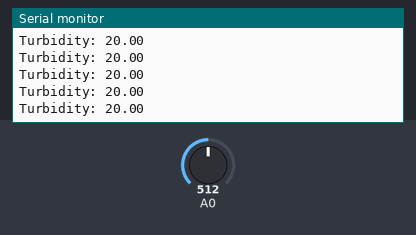
Bench run of a sketch on a simulated Arduino Uno, built with avr-gcc and run on an emulated ATmega328P. Shown: the last lines printed to the serial monitor. The inputs (shaded band) are chosen by the test bench; at power-on: A0 = 512.

Above: at 1.2 s.
1.3 s: A0 set to 716
At 1.31 s:
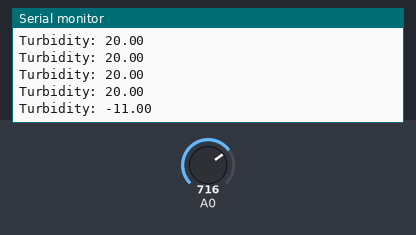
2.8 s: A0 set to 900
At 2.82 s:
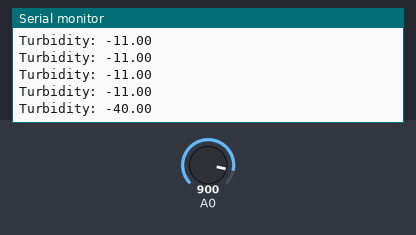
Timing chart, 0 to 5.8 s (numbered marks = the images above; inputs shaded):
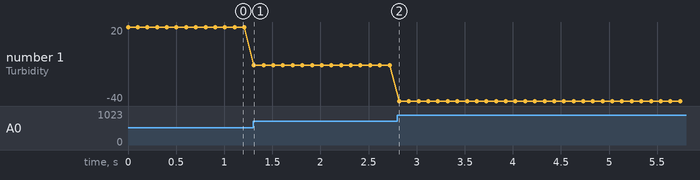

Measured:
- after the input at 1.3 s, the serial monitor: prints a new line at once (image 1)
- after the input at 2.8 s, the serial monitor: prints a new line at once (image 2)
- plotted number 1: 20 → -11 after the input at 1.3 s, -11 → -40 after the input at 2.8 s

The sketch:

TurbiditySensor.ino
```cpp
int sensorValue = 0;
float turbidity = 0.00f;

void setup()
{
  Serial.begin(9600);

}

void loop()
{
  int sensorValue = analogRead(A0);
  turbidity = map(sensorValue, 0, 640, 100, 0);
  Serial.print("Turbidity: ");
  Serial.println(turbidity);
  delay(100);
}
```
